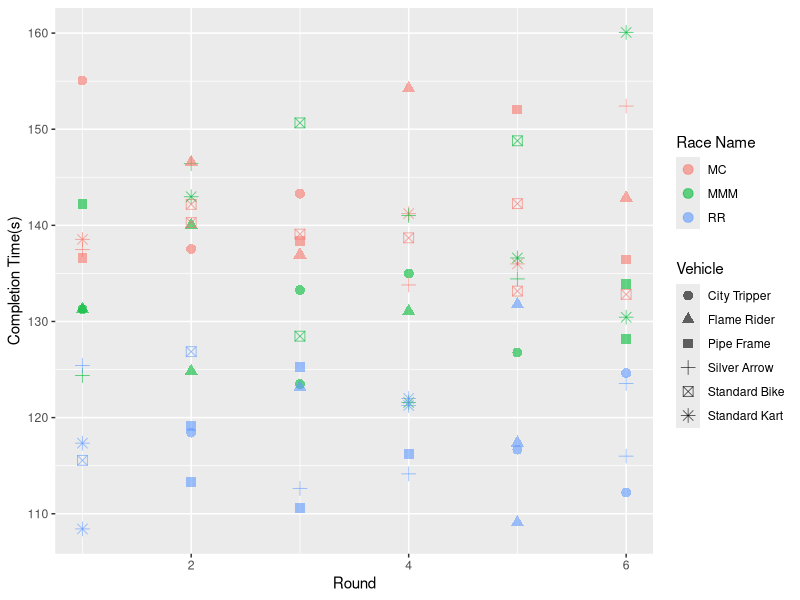
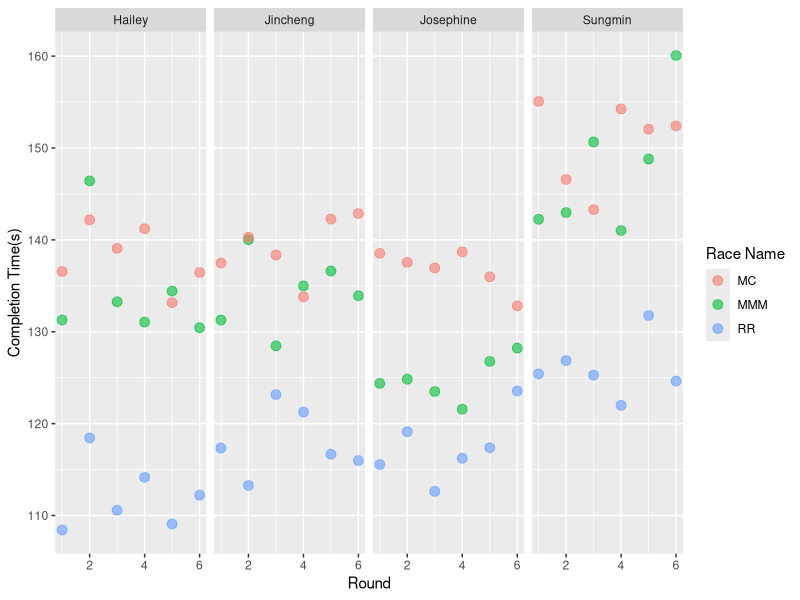

Recreate these plots in R, in order. (Note: this script raises an error after producing the figures.)
## library
library(ggplot2)


## data load
Mdata <- read.csv('Mario Kart Data - Merged.csv')
colnames(Mdata) <- c('Round', 'Race', 'Race Name', 'Vehicle', 'Type(C/B)', 'Place', 
                     'Completion Time', 'Player', 'Completion Time(s)')

## Different Players
Allplayers <- ggplot(data=Mdata, mapping = aes(x=Round, y=`Completion Time(s)`,color=`Race Name`,shape=`Vehicle`)) + 
  geom_point(size = 3, alpha=0.6)
Allplayers
  
SingplePlayer <- ggplot(data=Mdata, mapping = aes(x=Round, y=`Completion Time(s)`,color=`Race Name`)) + 
  geom_point(size = 3, alpha=0.6)+
  facet_grid( ~ Player)
SingplePlayer 

## Different cars
Difcars <- ggplot(data=Mdata, mapping = aes(x=Round, y=`Completion Time(s)`,color=`Race Name`)) + 
  geom_point(size = 3, alpha=0.6)+s
  facet_grid( ~ `Vehicle`)
Difcars

## Different race
### different maps with people
DifRP <- ggplot(data=Mdata, mapping = aes(x=Round, y=`Completion Time(s)`,color=`Player`)) + 
  geom_point(size = 3, alpha=0.6)+
  facet_grid( ~ `Race Name`)
DifRP
### different maps with vehicle
DifRC <- ggplot(data=Mdata, mapping = aes(x=Round, y=`Completion Time(s)`,color=`Vehicle`)) + 
  geom_point(size = 3, alpha=0.6)+
  facet_grid( ~ `Race Name`)
DifRC

### different maps with vehicle type
DifRCT <- ggplot(data=Mdata, mapping = aes(x=Round, y=`Completion Time(s)`,color=`Type(C/B)`)) + 
  geom_point(size = 3, alpha=0.6)+
  facet_grid( ~ `Race Name`)
DifRCT
